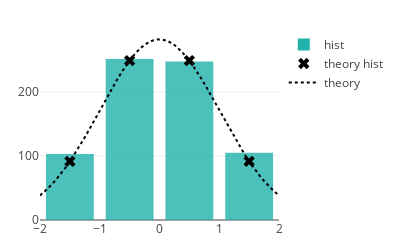

Notebook cell for this chart:
### Code cell
data = [bar(centers, hist, DEFAULT_COLOR, name="hist"),
    
        scatter(centers, theory_hist, 
                color='black', mode='markers', 
                symbol="x", marker_size=10, name="theory hist"),
    
        scatter(x_interp, theory_distr, 
                color='black', mode='lines', name="theory")]

MARGIN = dict(l=40, r=30, b=30, t=30)
PLOT_HEIGHT = 250
PLOT_WIDTH = 400

layout = go.Layout(height=PLOT_HEIGHT, width=PLOT_WIDTH, margin=MARGIN)

fig = go.Figure(data=data, layout=layout)
py.iplot(fig, show_link=False)

### Figure 1 — Plotly figure (JSON) as saved in the notebook; plotly's stock layout.template omitted (floating-point values rounded to 4 significant figures)
{"data": [{"marker": {"color": "lightseagreen", "opacity": 0.8}, "name": "hist", "type": "bar", "uid": "ec01a3c6-1973-11e9-a827-3c15c2cf2370", "x": [-1.5, -0.5, 0.5, 1.5], "y": [103, 251, 247, 105]}, {"line": {"dash": "dot"}, "marker": {"color": "black", "size": 10, "symbol": "x"}, "mode": "markers", "name": "theory hist", "type": "scatter", "uid": "ec01a6a8-1973-11e9-bf6e-3c15c2cf2370", "x": [-1.5, -0.5, 0.5, 1.5], "y": [91.44, 248.6, 248.6, 91.44]}, {"line": {"dash": "dot"}, "marker": {"color": "black"}, "mode": "lines", "name": "theory", "type": "scatter", "uid": "ec01a838-1973-11e9-ad53-3c15c2cf2370", "x": [-2, -1.918, -1.837, -1.755, -1.673, -1.592, -1.51, -1.429, -1.347, -1.265, -1.184, -1.102, -1.02, -0.9388, -0.8571, -0.7755, -0.6939, -0.6122, -0.5306, -0.449, -0.3673, -0.2857, -0.2041, -0.1224, -0.04082, 0.04082, 0.1224, 0.2041, 0.2857, 0.3673, 0.449, 0.5306, 0.6122, 0.6939, 0.7755, 0.8571, 0.9388, 1.02, 1.102, 1.184, 1.265, 1.347, 1.429, 1.51, 1.592, 1.673, 1.755, 1.837, 1.918, 2], "y": [38.12, 44.73, 52.14, 60.37, 69.44, 79.34, 90.05, 101.5, 113.7, 126.5, 139.8, 153.5, 167.3, 181.3, 195.1, 208.5, 221.4, 233.5, 244.7, 254.6, 263.3, 270.4, 275.8, 279.5, 281.4, 281.4, 279.5, 275.8, 270.4, 263.3, 254.6, 244.7, 233.5, 221.4, 208.5, 195.1, 181.3, 167.3, 153.5, 139.8, 126.5, 113.7, 101.5, 90.05, 79.34, 69.44, 60.37, 52.14, 44.73, 38.12]}], "layout": {"height": 250, "margin": {"b": 30, "l": 40, "r": 30, "t": 30}, "width": 400}}
